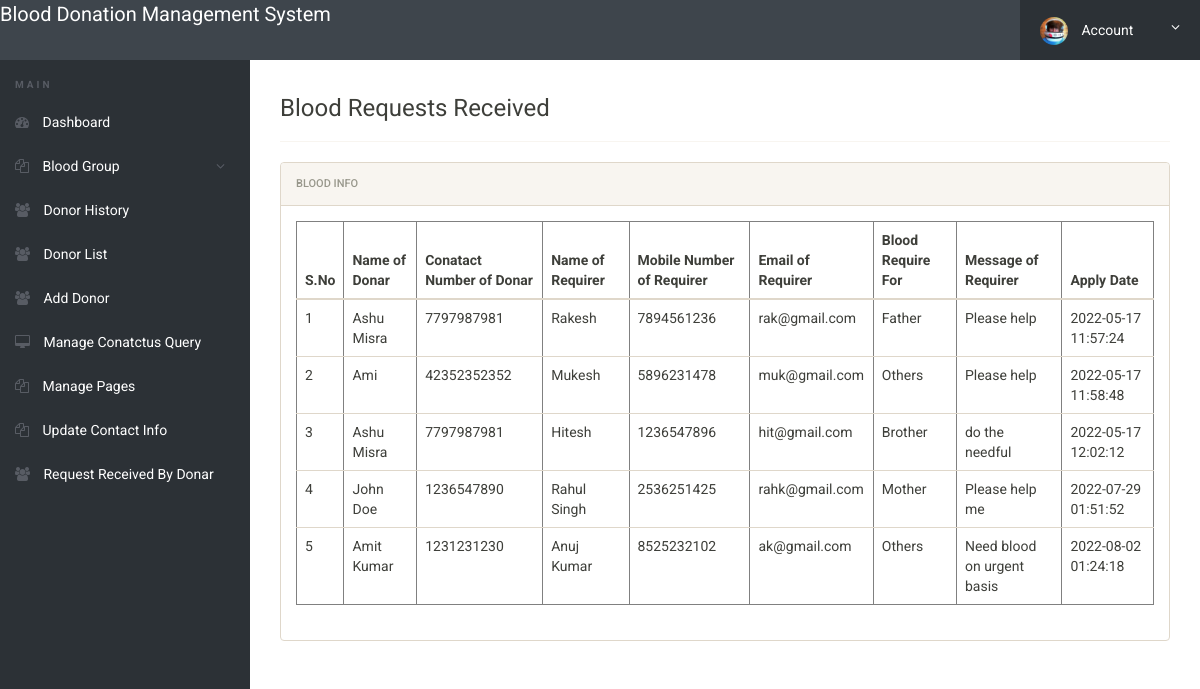
The page /admin/requests-received.php (signed in) on the database its author committed.
### tables this page shows
CREATE TABLE `tblbloodrequirer` (
  `ID` int(10) NOT NULL,
  `BloodDonarID` int(10) DEFAULT NULL,
  `name` varchar(250) DEFAULT NULL,
  `EmailId` varchar(250) DEFAULT NULL,
  `ContactNumber` bigint(10) DEFAULT NULL,
  `BloodRequirefor` varchar(250) DEFAULT NULL,
  `Message` mediumtext DEFAULT NULL,
  `ApplyDate` timestamp NULL DEFAULT current_timestamp()
);

CREATE TABLE `tblblooddonars` (
  `id` int(11) NOT NULL,
  `FullName` varchar(100) DEFAULT NULL,
  `MobileNumber` char(11) DEFAULT NULL,
  `EmailId` varchar(100) DEFAULT NULL,
  `Gender` varchar(20) DEFAULT NULL,
  `Age` int(11) DEFAULT NULL,
  `BloodGroup` varchar(20) DEFAULT NULL,
  `Address` varchar(255) DEFAULT NULL,
  `Message` mediumtext DEFAULT NULL,
  `PostingDate` timestamp NOT NULL DEFAULT current_timestamp(),
  `status` int(1) DEFAULT NULL,
  `Password` varchar(250) DEFAULT NULL,
  `created_on` datetime DEFAULT current_timestamp()
);

### admin/requests-received.php (the view, shortened to what this page needs)
<?php
if(strlen($_SESSION['alogin'])==0)
	{
header('location:index.php');
}
else{
 ?>
<!doctype html>
<html lang="en" class="no-js">
<head>
	<link rel="stylesheet" href="css/font-awesome.min.css">
	<link rel="stylesheet" href="css/bootstrap.min.css">
	<link rel="stylesheet" href="css/dataTables.bootstrap.min.css">
	<link rel="stylesheet" href="css/bootstrap-social.css">
	<link rel="stylesheet" href="css/bootstrap-select.css">
	<link rel="stylesheet" href="css/fileinput.min.css">
	<link rel="stylesheet" href="css/awesome-bootstrap-checkbox.css">
	<link rel="stylesheet" href="css/style.css">
</head>
<body>
	<?php include('includes/header.php');?>
	<div class="ts-main-content">
		<?php include('includes/leftbar.php');?>
		<div class="content-wrapper">
			<div class="container-fluid">
					<div class="col-md-12">
<h3> Blood Requests Received</h3>
<hr />
						<div class="panel panel-default">
							<div class="panel-heading">Blood Info</div>
							<div class="panel-body">
								<table border="1" class="table table-responsive">
                                    <thead>
                                         <tr>
                                         	<th>S.No</th>
                                          <th>Name of Donar</th>
                                          <th>Conatact Number of Donar</th>
                                            <th>Name of Requirer</th>
                                            <th>Mobile Number of Requirer</th>
                                            <th>Email of Requirer</th>
                                            <th>Blood Require For</th>
                                            <th>Message of Requirer</th>
                                            <th>Apply Date</th>
                                        </tr>
                                    </thead>
                                    <tbody>
                                        <tr><?php
$sql="SELECT tblbloodrequirer.BloodDonarID,tblbloodrequirer.name,tblbloodrequirer.EmailId,tblbloodrequirer.ContactNumber,tblbloodrequirer.BloodRequirefor,tblbloodrequirer.Message,tblbloodrequirer.ApplyDate,tblblooddonars.id as donid,tblblooddonars.FullName,tblblooddonars.MobileNumber from  tblbloodrequirer join tblblooddonars on tblblooddonars.id=tblbloodrequirer.BloodDonarID where tblblooddonars.FullName like '%$sdata%' || tblblooddonars.MobileNumber like '%$sdata%'";
$query = $dbh -> prepare($sql);
$query->bindParam(':uid',$uid,PDO::PARAM_STR);
$query->execute();
$results=$query->fetchAll(PDO::FETCH_OBJ);
$cnt=1;
if($query->rowCount() > 0)
{
foreach($results as $row)
{               ?>
                                            <td><?php echo htmlentities($cnt);?></td>
                                            <td><?php  echo htmlentities($row->FullName);?></td>
                                            <td><?php  echo htmlentities($row->MobileNumber);?></td>
                                        <td><?php  echo htmlentities($row->name);?></td>
                                             <td><?php  echo htmlentities($row->ContactNumber);?></td>
                                             <td><?php  echo htmlentities($row->EmailId);?></td>
                                          <td><?php  echo htmlentities($row->BloodRequirefor);?></td>
                 <td><?php  echo htmlentities($row->Message);?>
                  </td>
                                            <td>
                                              <?php  echo htmlentities($row->ApplyDate);?>
                                            </td>
                                        </tr>
                                    <?php $cnt=$cnt+1;}}?>
                                    </tbody>
                                </table>
							</div>
						</div>
					</div>
				</div>
			</div>
		</div>
</body>
</html>
<?php } ?>

### admin/css/style.css (style rules this page uses)
html { font-size: 14px; }
@media only screen and (min-width: 480px) { html { font-size: 17px; } }
@media only screen and (min-width: 768px) { html { font-size: 14px; } }
body { font-size: 1em; }
.panel { overflow: hidden; }
.ts-main-content .content-wrapper { padding-top: 15px; margin-top: 60px; }
@media only screen and (min-width: 992px) { .ts-main-content .content-wrapper { margin-left: 250px; } }

### rows shown on the page
tblbloodrequirer: BloodDonarID.FullName "Ashu Misra", BloodDonarID.MobileNumber "7797987981", name "Rakesh", ContactNumber "7894561236", EmailId "rak@gmail.com", BloodRequirefor "Father", Message "Please help", ApplyDate "2022-05-17 11:57:24"
tblbloodrequirer: BloodDonarID.FullName "Ami", BloodDonarID.MobileNumber "42352352352", name "Mukesh", ContactNumber "5896231478", EmailId "muk@gmail.com", BloodRequirefor "Others", Message "Please help", ApplyDate "2022-05-17 11:58:48"
tblbloodrequirer: BloodDonarID.FullName "Ashu Misra", BloodDonarID.MobileNumber "7797987981", name "Hitesh", ContactNumber "1236547896", EmailId "hit@gmail.com", BloodRequirefor "Brother", Message "do the needful", ApplyDate "2022-05-17 12:02:12"
tblbloodrequirer: BloodDonarID.FullName "John Doe", BloodDonarID.MobileNumber "1236547890", name "Rahul Singh", ContactNumber "2536251425", EmailId "rahk@gmail.com", BloodRequirefor "Mother", Message "Please help me", ApplyDate "2022-07-29 01:51:52"
tblbloodrequirer: BloodDonarID.FullName "Amit Kumar", BloodDonarID.MobileNumber "1231231230", name "Anuj Kumar", ContactNumber "8525232102", EmailId "ak@gmail.com", BloodRequirefor "Others", Message "Need blood on urgent basis", ApplyDate "2022-08-02 01:24:18"
